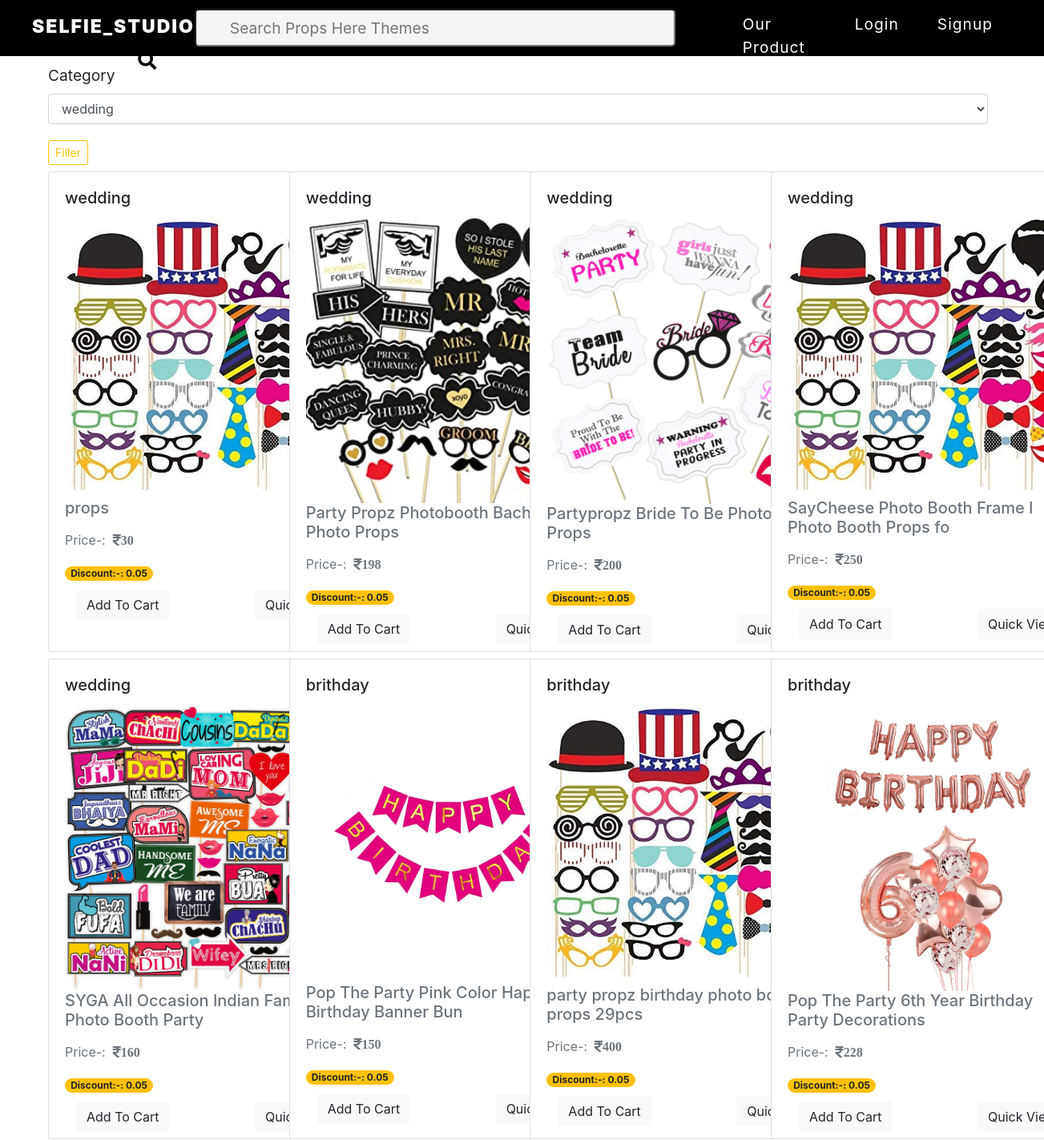
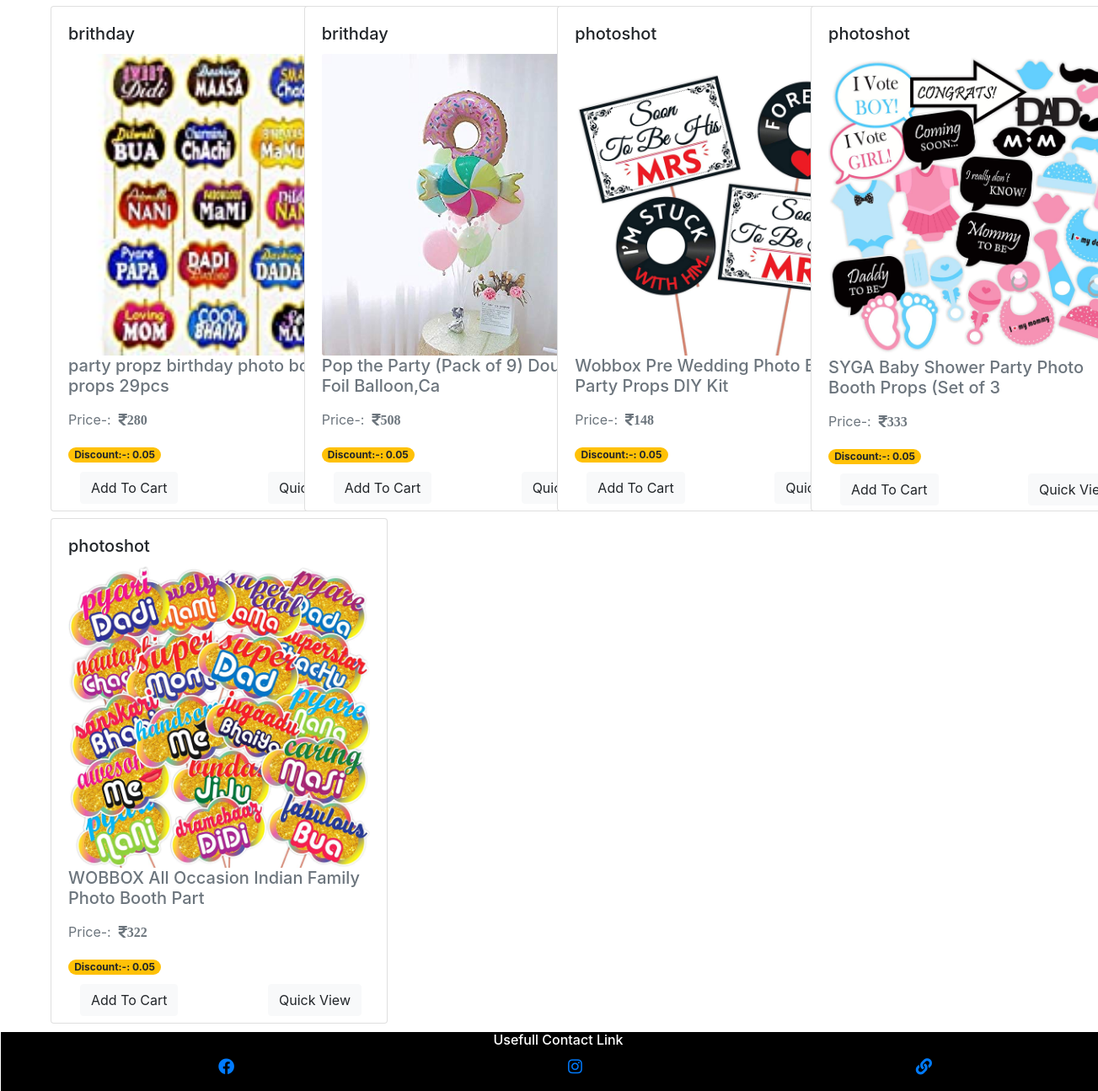
/product, run on the app's committed database (2 pictures, top to bottom).
### product/models.py (models this page shows, shortened)
class Products(models.Model):
    product_category = (
        ('wedding', 'wedding'),
        ('brithday', 'brithday'),
        ('photoshot', 'photoshot'),
        ('themes','themes')
    )
    name = models.CharField(max_length=50, default="user name")
    image = models.ImageField(upload_to='products', default='there is no image')
    detail = models.TextField(max_length=1000)
    price = models.IntegerField(default=0)
    cat = models.CharField(max_length=10, choices=product_category, default=product_category[0][1])
    quantity = models.IntegerField(default=100)
    discount=models.FloatField(default=.05)
    add_no = models.DateField(auto_now=True)
    total=models.IntegerField(default=0)

### product/views.py (the view)
# urls.py: path("product", views.product, name="product"),
def product(request):
    cat = request.GET.get('DATA')
    if cat:
        product = Products.objects.filter(cat=cat)
    else:
        product = Products.objects.all()
    return render(request, "product/products.html", {'product': product} )

### template/product/products.html (shortened to what this page needs)
{% extends 'layout/base.html' %}
{% block body %}
<div class="productpage">
  <div class="row">
    <div class="col">
      <form action="" class="form">
        <div class="form-group">
          <label for="cat" style="font-size: larger;">Category</label>
          <select class="form-control" name="DATA" id="DATA">
            <option>wedding</option>
          </select>
        </div>
        <button class="btn btn-sm btn-outline-warning mt-1">
          Filler
        </button>
      </form>
    </div>
  </div>
  <div class="row">
    {% for i in product %}
    <div class="col-md-3 mt-2 ">
      <div class="card ">
        <div class="card-body" style="max-width: 400px;">
          <h5 class=" card-title">
            {{i.cat}}
          </h5>
          <img class="card-img" src="media/{{i.image}} " alt="{{i.title}} ">
          <h5 class="text-muted">
            {{i.name}}
          </h5>
          <p class="text-muted">
            Price-: &nbsp;<i class="fas fa-rupee-sign ">{{i.price }}</i>
          </p>
          <span class="badge badge-pill badge-warning">
            Discount:-: {{i.discount}}
          </span>
          <div id="btndiv">
            <a class="btn btn-light mx-4" href="{% url 'cart_add' i.id %}" role="button">
              add to cart
            </a>
            <a class="btn btn-light" href="{% url 'show_product' i.id %}" role="button">
              quick view
            </a>
          </div>
        </div>
      </div>
    </div>
    {% endfor %}
  </div>
</div>
{% endblock %}

### template/product/products.html (style rules this page uses)
#btndiv { top: 10px; position: relative; color: darkblue; text-transform: capitalize; display: flex; justify-content: space-between; right: 10px; }
.card { width: 400px; height: 600px; }
.productpage { margin-left: 60px; margin-top: 10px; margin-bottom: 10px; width: 90vw; }
.form { text-transform: capitalize; width: 90vw; }

### data on the page
Products: cat "wedding", image (picture), name "props", price "30", discount "0.05"
Products: cat "wedding", image (picture), name "Party Propz Photobooth Bachelor Photo Props", price "198", discount "0.05"
Products: cat "wedding", image (picture), name "Partypropz Bride To Be Photobooth Props", price "200", discount "0.05"
Products: cat "wedding", image (picture), name "SayCheese Photo Booth Frame I Photo Booth Props fo", price "250", discount "0.05"
Products: cat "wedding", image (picture), name "SYGA All Occasion Indian Family Photo Booth Party", price "160", discount "0.05"
Products: cat "brithday", image (picture), name "Pop The Party Pink Color Happy Birthday Banner Bun", price "150", discount "0.05"
Products: cat "brithday", image (picture), name "party propz birthday photo booth props 29pcs", price "400", discount "0.05"
Products: cat "brithday", image (picture), name "Pop The Party 6th Year Birthday Party Decorations", price "228", discount "0.05"
Products: cat "brithday", image (picture), name "party propz birthday photo booth props 29pcs", price "280", discount "0.05"
Products: cat "brithday", image (picture), name "Pop the Party (Pack of 9) Doughnut Foil Balloon,Ca", price "508", discount "0.05"
Products: cat "photoshot", image (picture), name "Wobbox Pre Wedding Photo Booth Party Props DIY Kit", price "148", discount "0.05"
Products: cat "photoshot", image (picture), name "SYGA Baby Shower Party Photo Booth Props (Set of 3", price "333", discount "0.05"
Products: cat "photoshot", image (picture), name "WOBBOX All Occasion Indian Family Photo Booth Part", price "322", discount "0.05"
